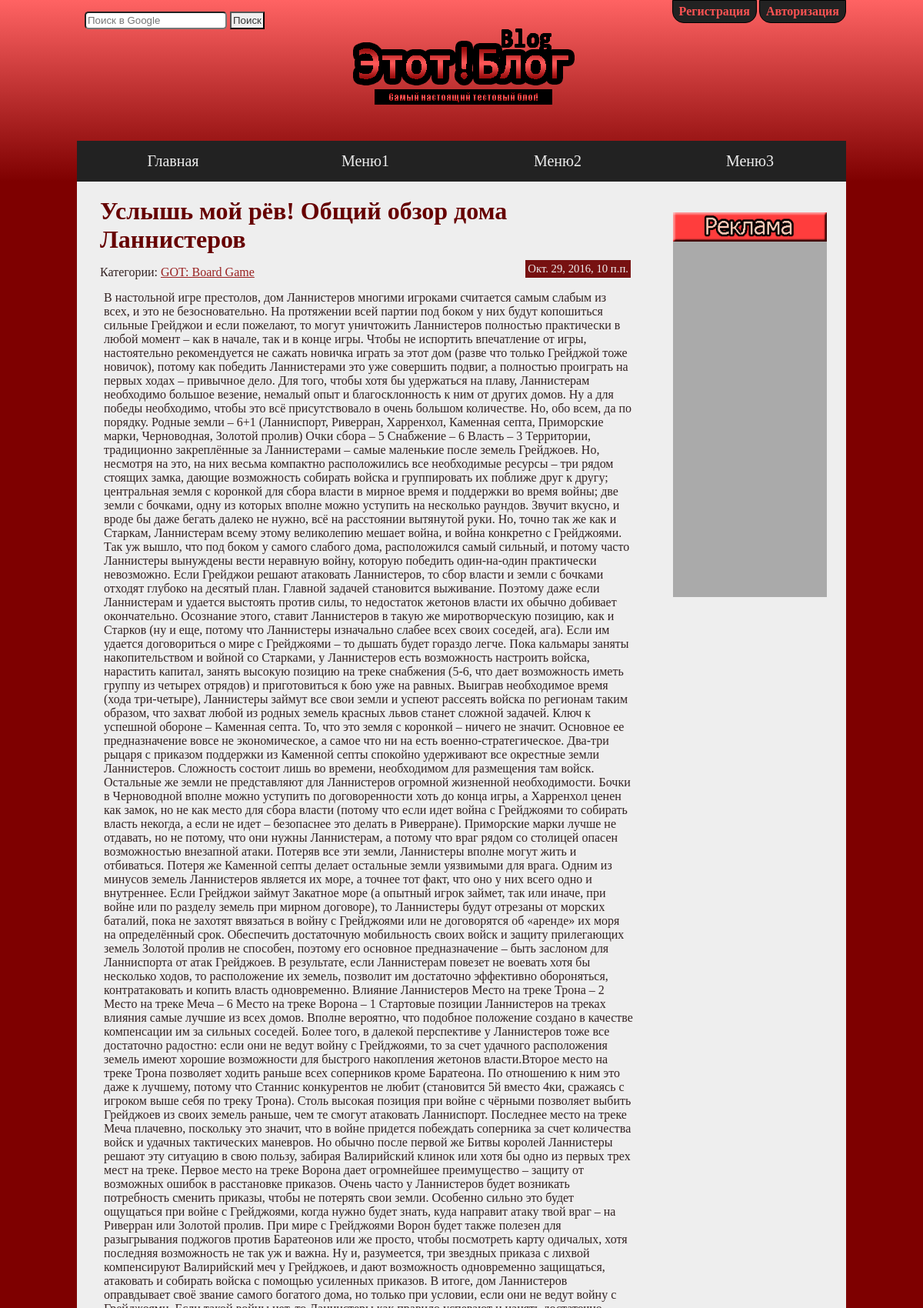
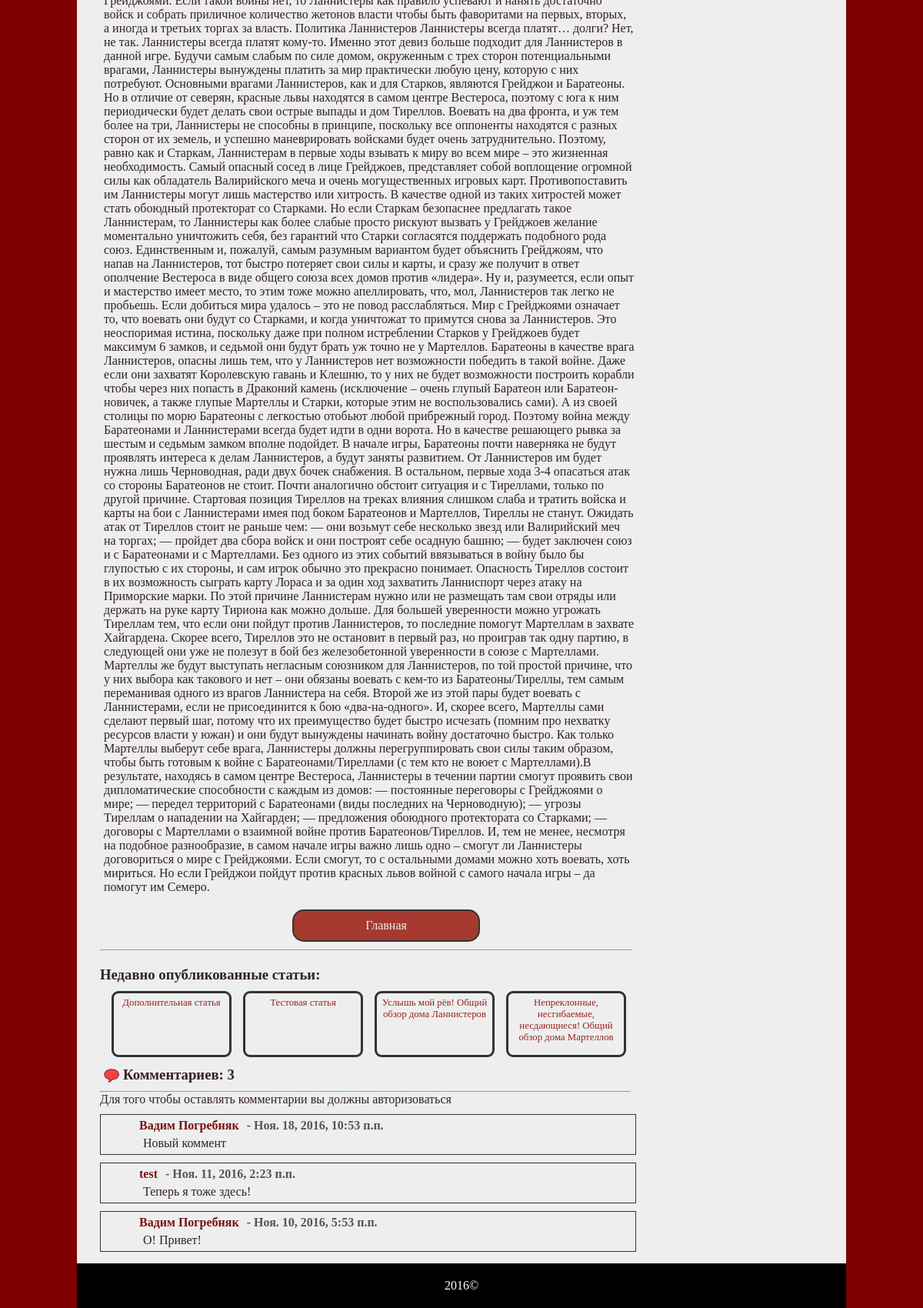
The page /article/11/ on the database its author committed (2 pictures, top to bottom).
### article/models.py (models this page shows, shortened)
class Article(models.Model):
	title = models.CharField(max_length = 100)
	body = models.TextField()
	pub_date = models.DateTimeField(auto_now_add = True)
	patch_date = models.DateTimeField(auto_now = True)
	category = models.ForeignKey(Category)
	is_active = models.BooleanField(default = False)

class Category(models.Model):
	name = models.CharField(max_length = 100, unique = True)
	parent_category = models.ForeignKey('self', blank = True, null = True)
	def __unicode__(self):
		return self.name

### comments/models.py (models this page shows, shortened)
class Comments(models.Model):
    body = models.TextField(max_length=2000)
    author = models.ForeignKey(User, blank=True)
    article = models.ForeignKey(Article)
    enable = models.BooleanField(default=True)
    pub_date = models.DateTimeField(auto_now_add=True)
    patch_date = models.DateTimeField(auto_now=True)

### article/views.py (the view)
# urls.py: url(r'^article/([0-9]+)/$', article, name='article'),
def article(request, article_id):
    article = get_object_or_404(Article, pk=article_id, is_active=True)
    comments = Comments.objects.filter(article=article_id, enable=True).order_by('-pub_date')
    count_comments = comments.count()
    form = CommentsForm()
    recommend = Article.objects.filter(is_active=True).order_by('-pub_date')[0:4]
    context = {'article': article, 'comments': comments,
    'count_comments': count_comments,
    'form': form,
    'recommend': recommend
    }
    return render(request, 'article/article.html', context)

### article/forms.py
class CommentsForm(forms.ModelForm):
    body = forms.CharField(widget=forms.Textarea(attrs={
        'cols': '55', 'rows': '10', 'placeholder': 'Присоединяйтесь к обсуждению...',
        'spellcheck': 'true', 'maxlength': '2000'
        }))
    class Meta:
        model = Comments
        fields = ('body',)

### article/templates/article/article.html (shortened to what this page needs)
{% extends "loyout.html" %}
{% load staticfiles %}
{% block "content" %}
    <div class="article">
        <div class="article-head">
           <h1>{{ article.title }}</h1>
             Категории: <a href="{% url 'category' article.category_id %}">{{ article.category }}</a>
             <span class='pub-date'>{{ article.pub_date }}</span>
         </div>
        <div class="article-body">
           <p>{{ article.body }}</p>
            <a href="/"><span class="button big-button">Главная</span></a>
        </div>
        <hr>
    </div>
    <div id='recommend' class='block'>
        <h3>Недавно опубликованные статьи:</h3>
        {% for r in recommend %}
        <a href="{% url 'article' r.id %}">
            <div class='recommended_article'>
                {{ r.title }}
            </div>
        </a>
        {% endfor %}
    </div>
    <div class='block' id='comments'>
        <img src="{% static 'img/comment-icon.png' %}" class="comment-ico"><h3>Комментариев: {{ count_comments }}</h3>
        <hr>
        {% if user.username %}
        <form action="/comments/{{ article.id }}/" method="POST">
            {% csrf_token %}
            {{ form }}
            <br>
            <input type="submit" value='Отправить'>
        </form>
        {% else %}
        <p>Для того чтобы оставлять комментарии вы должны авторизоваться</p>
        {% endif %}
        {% if comments %}
            {% for comment in comments %}
            <div class='commentary-block block' id='comment_{{ comment.id }}'>
                <h4>
                {% if comment.author.first_name or comment.author.last_name %}
                    {{ comment.author.first_name }} {{ comment.author.last_name }}
                {% else %}
                    {{ comment.author }}
                {% endif %}
                </h4>
                <h5>
                 - {{ comment.patch_date }}
                </h5>
                <br>
                <p id='p_{{ comment.id }}'>{{ comment.body }}</p>
            </div>
            {% endfor %}
        {% else %}
        <div class='commentary-block block'>
            <p>
            Комментарии отсутствуют
            </p>
        </div>
        {% endif %}
    </div>
{% endblock %}

### static/css/style.css (style rules this page uses)
* { margin:0; padding: 0; }
html { width: 100%; height: 100%; }
body { width: 100%; height: 100%; float: left; font-family: "Bebas"; background-color: #7E0000; color: #322; }
h1 { color: #660000; }
a { text-decoration: none; color: #922; }
a, a:hover, #reg-auth span:hover, #reg-auth span, .article-body .button, .article-body .button:hover, #nav li:hover, #nav li { -webkit-transition: all.6s ease; -moz-transition: all.6s ease; -o-transition: all.6s ease; -ms-transition: all.6s ease; transition: all.6s ease; }
.block { width: 100%; float: left; }
.article { width: 690px; float: left; margin-top: 20px; margin-bottom: 20px; }
.article hr { margin-top: 10px; float: left; width: 100%; text-align: center; }
.article-head a { text-decoration: underline; }
.article-head { float: left; width: 100%; }
.article-head h1 { margin-bottom: 15px; }
.comment-ico { width: 20px; vertical-align: -5px; padding: 0 5px; }
.pub-date { float: right; background-color: #711; color: #eee; padding: 3px; margin-top: -7px; font-size: 0.92em; }
.article-body { width: 100%; float: left; margin-top: 15px; margin-left: 5px; }
.button { padding: 10px 20px; border-radius: 15px; background-color: #A63A30; color: #eee; border: 2px solid #333; float: right; }
.big-button { float: left; display: block; margin-left: 245px; margin-top: 20px; width: 200px; text-align: center; }
#recommend { margin-bottom: 12px; }
.recommended_article { width: 140px; height: 70px; border: 3px solid #333; border-radius: 9px; display: inline-block; float: left; margin-left: 15px; font-size: 0.8em; padding: 5px; text-align: center; margin-top: 10px; }
#comments { margin-bottom: 15px; }
#comments h3 { display: inline; }
#comments hr { margin-top: 10px; }
.commentary-block { margin-top: 10px; width: 640px; border: 1px solid #333; padding: 5px 5px 5px 50px; }
.commentary-block h4, .commentary-block h5 { display: inline; float: left; margin-right: 10px; font-size: 1em; color: #555; }
.commentary-block h4 { color: #711; }
.commentary-block p { margin-top: 5px; margin-left: 5px; }

### rows shown on the page
Article: title "Услышь мой рёв! Общий обзор дома Ланнистеров", category "GOT: Board Game", pub_date "Окт. 29, 2016, 10 п.п.", body "В настольной игре престолов, дом Ланнистеров многими игроками считается самым слабым из всех, и это не безосновательно. На протяжении всей партии под боком у них будут копошиться сильные Грейджои и если пожелают, то могут уничтожить Ланнистеров полностью практически в любой момент – как в начале, так и в конце игры. Чтобы не испортить впечатление от игры, настоятельно рекомендуется не сажать новичка играть за этот дом (разве что только Грейджой тоже новичок), потому как победить Ланнистерами это уже совершить подвиг, а полностью проиграть на первых ходах – привычное дело. Для того, чтобы хотя бы удержаться на плаву, Ланнистерам необходимо большое везение, немалый опыт и благосклонность к…"
Article: title "Дополнительная статья"
Article: title "Тестовая статья"
Article: title "Непреклонные, несгибаемые, несдающиеся! Общий обзор дома Мартеллов"
Comments: author.first_name "Вадим", author.last_name "Погребняк", patch_date "Ноя. 18, 2016, 10:53 п.п.", body "Новый коммент"
Comments: author "test", patch_date "Ноя. 11, 2016, 2:23 п.п.", body "Теперь я тоже здесь!"
Comments: author.first_name "Вадим", author.last_name "Погребняк", patch_date "Ноя. 10, 2016, 5:53 п.п.", body "О! Привет!"

### other values the page prints
{{ count_comments }} "3"
